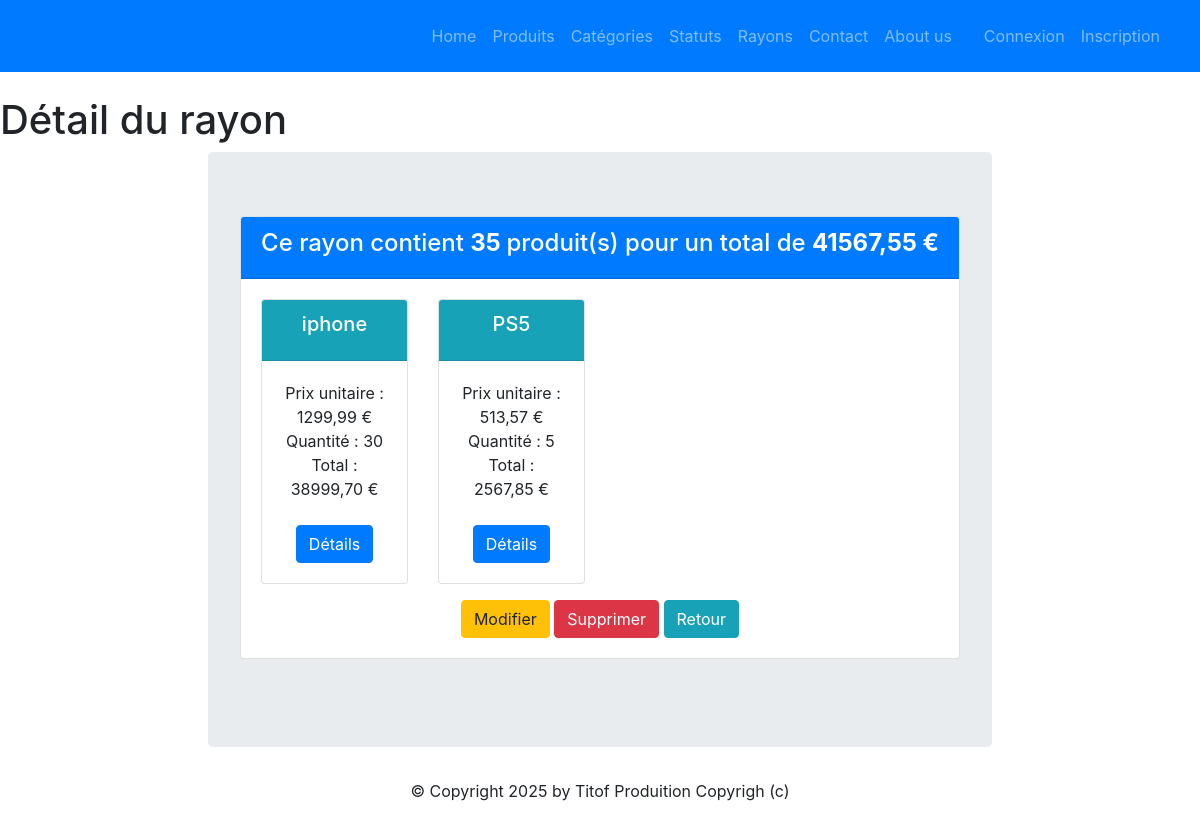
The app's page /monApp/rayon/1 with its own data.
### monApp/models.py (models this page shows, shortened)
class Produit(models.Model):
    refProd = models.AutoField(primary_key=True)
    intituleProd = models.CharField(max_length=200)
    prixUnitaireProd = models.DecimalField(max_digits=10, decimal_places=2)
    dateFabProd = models.DateField(default=date.today)
    categorie = models.ForeignKey(Categorie, on_delete=models.CASCADE, related_name="produits_categorie", null=True, blank=True)
    status = models.ForeignKey(Statut, on_delete=models.CASCADE, related_name="produits_status",null=True, blank=True)

### monApp/views.py (the view)
# urls.py: path("rayon/<pk>", views.RayonDetailView.as_view(), name="dtl_rayon"),
class RayonDetailView(DetailView):
    model = Rayon
    template_name = "monApp/detail_rayon.html"
    context_object_name = "ray"
    def get_context_data(self, **kwargs):
        context = super(RayonDetailView, self).get_context_data(**kwargs)
        context['titremenu'] = "Détail du rayon"
        prdts_dt = []
        total_rayon = 0
        total_nb_produit = 0
        for contenir in self.object.contenir_rayon.all():
            total_produit = contenir.produit.prixUnitaireProd * contenir.Qte
            prdts_dt.append({ 'produit': contenir.produit,
                'qte': contenir.Qte,
                'prix_unitaire': contenir.produit.prixUnitaireProd,
                'total_produit': total_produit})
            total_rayon += total_produit
            total_nb_produit += contenir.Qte
        context['prdts_dt'] = prdts_dt
        context['total_rayon'] = total_rayon
        context['total_nb_produit'] = total_nb_produit
        return context

### monApp/templates/monApp/detail_rayon.html (shortened to what this page needs)
{% extends 'monApp/base.html' %}
{% block menu %}
    <h1>{{ titremenu }}</h1>
{% endblock %}
{% block contenu %}
    <div class="card mb-4">
        <div class="card-header bg-primary text-white">
            <h4>Ce rayon contient <strong> {{total_nb_produit}} </strong> produit(s) pour un total de
                <strong>{{total_rayon|floatformat:2 }} € </strong>
            </h4>
        </div>
        <div class="card-body">
            <div class="row">
                {% if prdts_dt %}
                    {% for data in prdts_dt %}
                        <div class="col-sm-3">
                            <div class="card mb-2 text-center">
                                <div class="card-header bg-info text-white">
                                    <h5 class="card-title">{{ data.produit.intituleProd }}</h5>
                                </div>
                                <div class="card-body">
                                    <ul class="list-unstyled">
                                        <li>Prix unitaire : {{data.prix_unitaire }} € </li>
                                        <li>Quantité : {{data.qte }} </li>
                                        <li>Total : {{ data.total_produit}} €</li>
                                    </ul>
                                    <a href="{% url 'dtl_prdt' data.produit.refProd %}" class="btn btn-primary mt-2">Détails</a>
                                </div>
                            </div>
                        </div>
                    {% endfor %}
                {% else %}
                    <p class="text-muted">Aucun produit trouvé pour cette catégorie.</p>
                {% endif %}
            </div>
            <div class="car-footer text-center">
                <a href="{% url 'rayon-chng' ray.idRayon %}" class="btn btn-warning mt-2">Modifier</a>
                <a href="{% url 'dlt-rayon' ray.idRayon %}" class="btn btn-danger mt-2">Supprimer</a>
                <a href="{% url 'lst_rayons' %}" class="btn btn-info mt-2">Retour</a>
            </div>
        </div>
    </div>
{% endblock %}

### records on screen
Produit: produit.intituleProd "iphone", prix_unitaire "1299,99", qte "30", total_produit "38999,70"
Produit: produit.intituleProd "PS5", prix_unitaire "513,57", qte "5", total_produit "2567,85"

### other values on screen
{{ titremenu }} "Détail du rayon"
{{ total_nb_produit }} "35"
{{ total_rayon|floatformat:2 }} "41567,55"
